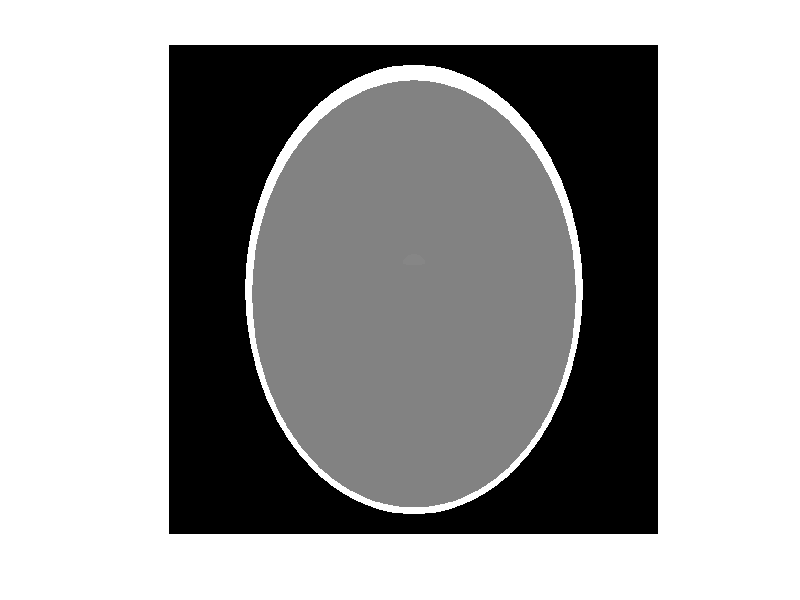
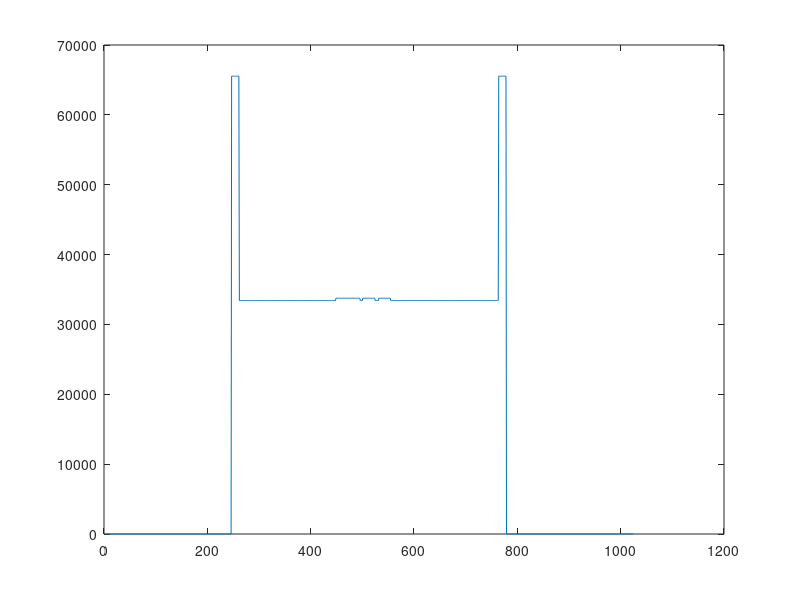

MATLAB code to generate these figures, in order: (Note: this script raises an error after producing the figures.)
[P,E]=phantom('Modified Shepp-Logan', 1024);
E(:,1)=[2., -0.98, -0.02, -0.02, 0.01, 0.01, 0.01, 0.01, 0.01, 0.01];
P=uint16(phantom(E, 1024)*2^15);
imshow(P);
figure(2);
plot(P(822,:));
imwrite(P, 'SheppLogan.png', 'BitDepth', 16);

P(1000:1024,:)=[];
P(1:24,:)=[];
P(:,1:130)=[];
%figure(5);
%imshow(P);
imwrite(P, 'SheppLogan_asymmetric.png', 'BitDepth', 16);


P2=uint16(phantom('Modified Shepp-Logan', 1024)*2^16);
figure(3);
imshow(P2);
figure(4);
plot(P2(822,:));
imwrite(P2, 'ModifiedSheppLogan.png', 'BitDepth', 16);

P2(1000:1024,:)=[];
P2(1:24,:)=[];
P2(:,1:130)=[];
%figure(5);
%imshow(P2);
imwrite(P2, 'ModifiedSheppLogan_asymmetric.png', 'BitDepth', 16);
